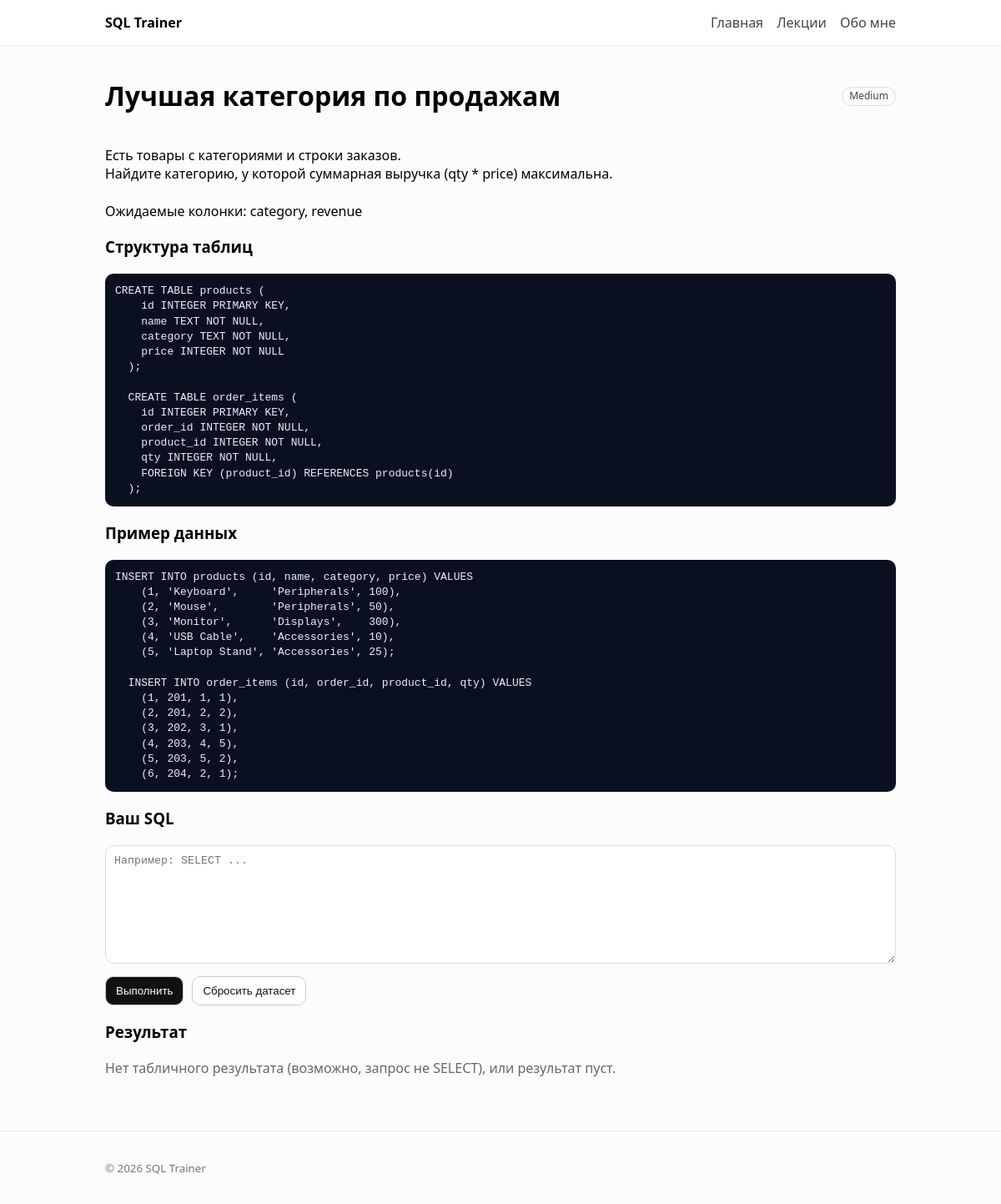
Screenshot of /task/4 with the database file from the repository.
### tables this page shows
CREATE TABLE tasks (
  id INTEGER PRIMARY KEY AUTOINCREMENT,
  title TEXT NOT NULL,
  short_desc TEXT NOT NULL,
  level TEXT NOT NULL,             -- Easy | Medium | Hard | Advanced
  full_desc TEXT NOT NULL,
  dataset_sql TEXT NOT NULL,
  seed_sql TEXT NOT NULL,
  solution_sql TEXT NOT NULL,
  check_mode TEXT NOT NULL DEFAULT 'unordered' -- unordered | ordered
);

### app.py (the view, shortened to what this page needs)
@app.route("/task/<int:task_id>", methods=["GET", "POST"])
def task_page(task_id: int):
    task = db.get_task(task_id)
    if task is None:
        return "Task not found", 404
    db.ensure_dataset(task)
    sql = ""
    columns = None
    rows = None
    error = None
    verdict = None
    verdict_msg = None
    return render_template(
        "task.html",
        task=task,
        sql=sql,
        columns=columns,
        rows=rows,
        error=error,
        verdict=verdict,
        verdict_msg=verdict_msg,
    )

### db.py (called while the page is built, shortened)
def connect_app_db():
    conn = sqlite3.connect(APP_DB)
    conn.row_factory = sqlite3.Row
    return conn

def get_task(task_id: int):
    with connect_app_db() as conn:
        return conn.execute("SELECT * FROM tasks WHERE id = ?", (task_id,)).fetchone()

def dataset_path(task_id: int) -> Path:
    DATASETS_DIR.mkdir(parents=True, exist_ok=True)
    return DATASETS_DIR / f"task_{task_id}.db"

def ensure_dataset(task_row):
    path = dataset_path(task_row["id"])
    if path.exists():
        return

### templates/task.html (shortened to what this page needs)
{% extends "base.html" %}
{% set title = task.title %}
{% block content %}
  <div class="task-header">
    <h1>{{ task.title }}</h1>
    <span class="badge">{{ task.level }}</span>
  </div>
  <p style="white-space: pre-line;">{{ task.full_desc }}</p>
  <h3>Структура таблиц</h3>
  <pre class="code">{{ task.dataset_sql | trim }}</pre>
  <h3>Пример данных</h3>
  <pre class="code">{{ task.seed_sql | trim }}</pre>
  <h3>Ваш SQL</h3>
  <form method="post" class="sql-form">
    <textarea name="sql" rows="8" placeholder="Например: SELECT ...">{{ sql }}</textarea>
    <div class="form-actions">
      <button type="submit" name="action" value="run">Выполнить</button>
      <button type="submit" name="action" value="reset" class="secondary"
              onclick="return confirm('Сбросить датасет к исходному состоянию?')">
        Сбросить датасет
      </button>
    </div>
  </form>
  <h3>Результат</h3>
  {% if columns %}
    <div class="table-wrap">
      <table>
        <thead>
          <tr>
            {% for c in columns %}
              <th>{{ c }}</th>
            {% endfor %}
          </tr>
        </thead>
        <tbody>
          {% for r in rows %}
            <tr>
              {% for c in columns %}
                <td>{{ r[c] }}</td>
              {% endfor %}
            </tr>
          {% endfor %}
        </tbody>
      </table>
    </div>
    <p class="muted">Показано строк: {{ rows|length }}</p>
  {% else %}
    <p class="muted">Нет табличного результата (возможно, запрос не SELECT), или результат пуст.</p>
  {% endif %}
{% endblock %}

### static/styles.css (style rules this page uses)
* { box-sizing: border-box; }
body { margin: 0; font-family: system-ui, -apple-system, Segoe UI, Roboto, Arial, sans-serif; line-height: 1.4; background: #fcfcfc; }
.muted { color: #666; }
.badge { display: inline-block; padding: 2px 8px; border-radius: 999px; border: 1px solid #ddd; font-size: 12px; color: #444; white-space: nowrap; }
.task-header { display: flex; align-items: center; justify-content: space-between; gap: 12px; }
.code { background: #0b1020; color: #e9eefc; padding: 12px; border-radius: 10px; overflow: auto; }
.sql-form textarea { width: 100%; font-family: ui-monospace, SFMono-Regular, Menlo, Consolas, monospace; padding: 10px; border-radius: 10px; border: 1px solid #ddd; }
.form-actions { display: flex; gap: 10px; margin-top: 10px; flex-wrap: wrap; }
button { padding: 9px 12px; border: 1px solid #ccc; border-radius: 10px; background: #111; color: #fff; cursor: pointer; }
button.secondary { background: #fff; color: #111; }

### rows the page displays
tasks: title "Лучшая категория по продажам", level "Medium", full_desc "Есть товары с категориями и строки заказов. Найдите категорию, у которой суммарная выручка (qty * price) максимальна. Ожидаемые колонки: category, revenue", dataset_sql "CREATE TABLE products ( id INTEGER PRIMARY KEY, name TEXT NOT NULL, category TEXT NOT NULL, price INTEGER NOT NULL ); CREATE TABLE order_items ( id INTEGER PRIMARY KEY, order_id INTEGER NOT NULL, product_id INTEGER NOT NULL, qty INTEGER NOT NULL, FOREIGN KEY (product_id) REFERENCES products(id) );", seed_sql "INSERT INTO products (id, name, category, price) VALUES (1, 'Keyboard', 'Peripherals', 100), (2, 'Mouse', 'Peripherals', 50), (3, 'Monitor', 'Displays', 300), (4, 'USB Cable', 'Accessories', 10), (5, 'Laptop Stand', 'Accessories', 25); INSERT INTO order_items (id, order_id, product_id, qty) VALUES (1, 201, 1, 1), (2, 201, 2, 2), (3, 202, 3, 1), (4, 203, 4, 5), (5, 203, 5, 2), (6, 204, 2, 1);"
